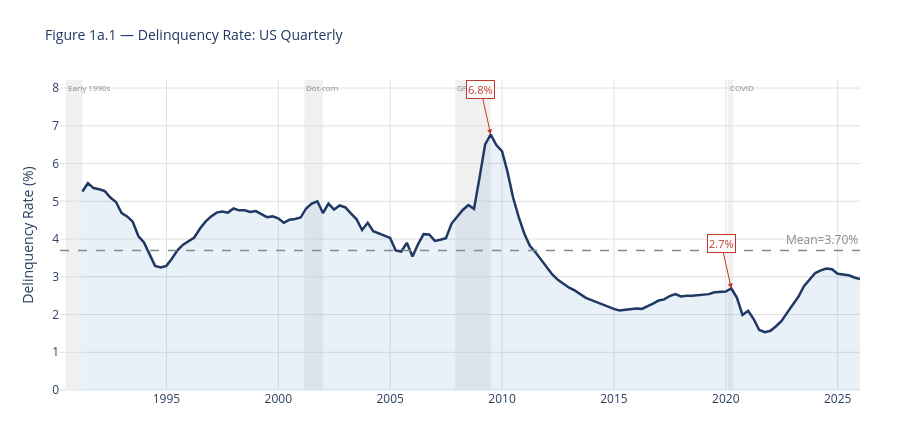
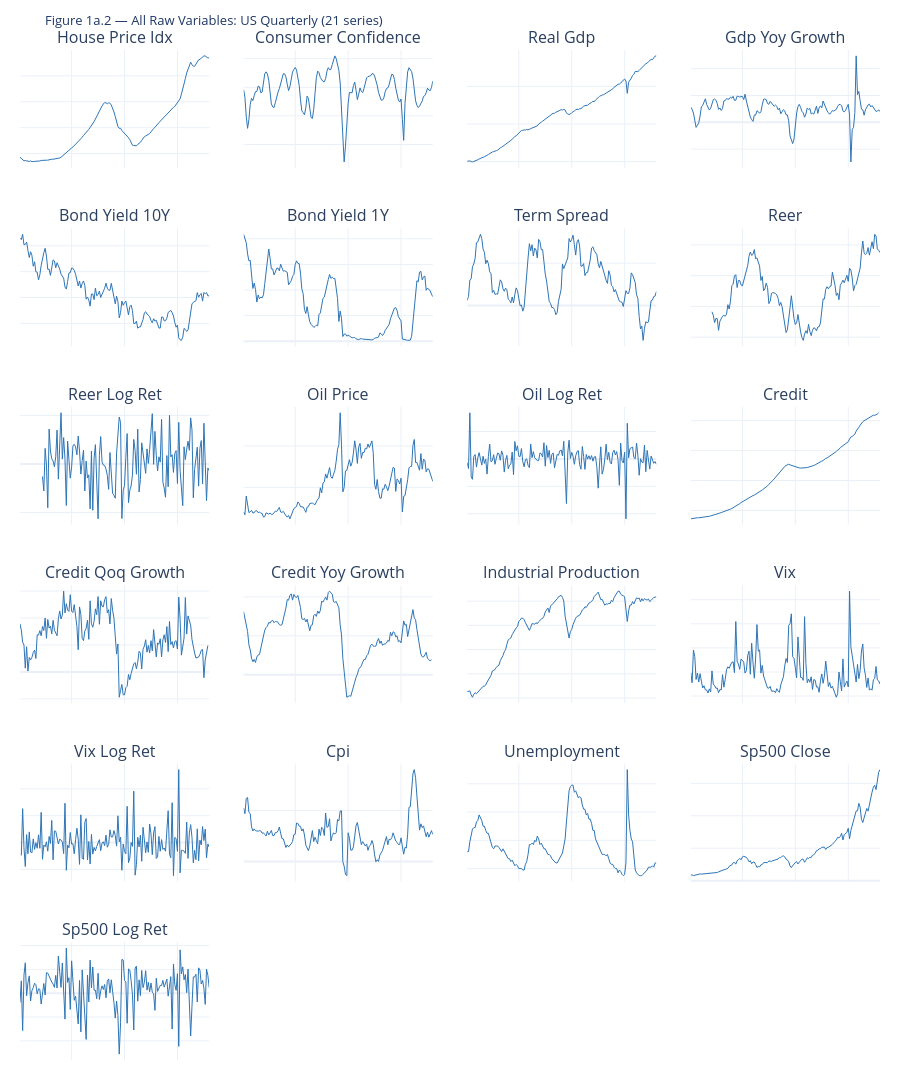

Here is the notebook cell these charts were saved with, in order:
### Code cell
# Figure 1a.1 — Target variable time series
mean_val = df_usq[TARGET_USQ].mean()
fig = go.Figure()
fig.add_trace(go.Scatter(
    x=df_usq.index, y=df_usq[TARGET_USQ], mode='lines',
    line=dict(color=NAVY, width=2.5), fill='tozeroy',
    fillcolor='rgba(46,117,182,0.10)',
    hovertemplate='%{x|%Y Q%q}<br>%{y:.2f}%<extra></extra>'))
fig.add_hline(y=mean_val, line_dash='dash', line_color=GREY, line_width=1.5,
              annotation_text=f'Mean={mean_val:.2f}%',
              annotation_position='top right', annotation_font_color=GREY)
fig = add_recessions(fig, RECESSIONS_USQ)
for s, e in [('2007', '2010'), ('2019', '2021')]:
    sub = df_usq[TARGET_USQ].loc[s:e].dropna()
    if not sub.empty:
        fig.add_annotation(x=sub.idxmax(), y=sub.max(), text=f'{sub.max():.1f}%',
            showarrow=True, arrowhead=2, arrowcolor=RED,
            font=dict(color=RED, size=11), bgcolor='white',
            bordercolor=RED, borderwidth=1, ay=-45)
fig.update_layout(
    title=dict(text='Figure 1a.1 — Delinquency Rate: US Quarterly', font=dict(size=14, color=NAVY)),
    xaxis=dict(showgrid=True, gridcolor='#E0E0E0'),
    yaxis=dict(title='Delinquency Rate (%)', showgrid=True, gridcolor='#E0E0E0'),
    template=TEMPLATE, height=430, margin=dict(t=80, b=40, l=60, r=40))
fig.show()

# Figure 1a.2 — All raw variables overview (native columns only, before Section 2 derivations)
raw_cols = [c for c in raw_usq.columns if c != TARGET_USQ]
ncols = 4
nrows = int(np.ceil(len(raw_cols) / ncols))
fig2 = make_subplots(
    rows=nrows, cols=ncols,
    subplot_titles=[v.replace('us_', '').replace('_', ' ').title() for v in raw_cols],
    vertical_spacing=0.06, horizontal_spacing=0.04)
for i, var in enumerate(raw_cols):
    r, c = i // ncols + 1, i % ncols + 1
    fig2.add_trace(go.Scatter(
        x=df_usq.index, y=df_usq[var], mode='lines',
        line=dict(color=BLUE, width=1.0), showlegend=False), row=r, col=c)
fig2.update_xaxes(showticklabels=False)
fig2.update_yaxes(showticklabels=False)
fig2.update_layout(
    title=dict(text=f'Figure 1a.2 — All Raw Variables: US Quarterly ({len(raw_cols)} series)',
               font=dict(size=13, color=NAVY)),
    template=TEMPLATE, height=nrows * 180,
    margin=dict(t=50, b=20, l=20, r=20))
fig2.show()

### Figure 1 — Plotly figure (JSON) as saved in the notebook; plotly's stock layout.template omitted (floating-point values rounded to 4 significant figures; data arrays with more than 128 entries replaced by an {"elided": "..."} marker saying what was removed)
{"data": [{"fill": "tozeroy", "fillcolor": "rgba(46,117,182,0.10)", "hovertemplate": "%{x|%Y Q%q}<br>%{y:.2f}%<extra></extra>", "line": {"color": "#1F3864", "width": 2.5}, "mode": "lines", "type": "scatter", "x": {"elided": "144 str values"}, "y": {"elided": "144 float values"}}], "layout": {"annotations": [{"font": {"color": "#7F8C8D"}, "showarrow": false, "text": "Mean=3.70%", "x": 1, "xanchor": "right", "xref": "x domain", "y": 3.697, "yanchor": "bottom", "yref": "y"}, {"font": {"color": "#7F8C8D", "size": 8}, "showarrow": false, "text": "Early 1990s", "x": "1990-07-01", "xanchor": "left", "xref": "x", "y": 1, "yanchor": "top", "yref": "y domain"}, {"font": {"color": "#7F8C8D", "size": 8}, "showarrow": false, "text": "Dot-com", "x": "2001-03-01", "xanchor": "left", "xref": "x", "y": 1, "yanchor": "top", "yref": "y domain"}, {"font": {"color": "#7F8C8D", "size": 8}, "showarrow": false, "text": "GFC", "x": "2007-12-01", "xanchor": "left", "xref": "x", "y": 1, "yanchor": "top", "yref": "y domain"}, {"font": {"color": "#7F8C8D", "size": 8}, "showarrow": false, "text": "COVID", "x": "2020-02-01", "xanchor": "left", "xref": "x", "y": 1, "yanchor": "top", "yref": "y domain"}, {"arrowcolor": "#C0392B", "arrowhead": 2, "ay": -45, "bgcolor": "white", "bordercolor": "#C0392B", "borderwidth": 1, "font": {"color": "#C0392B", "size": 11}, "showarrow": true, "text": "6.8%", "x": "2009-06-30T00:00:00", "y": 6.77}, {"arrowcolor": "#C0392B", "arrowhead": 2, "ay": -45, "bgcolor": "white", "bordercolor": "#C0392B", "borderwidth": 1, "font": {"color": "#C0392B", "size": 11}, "showarrow": true, "text": "2.7%", "x": "2020-03-31T00:00:00", "y": 2.69}], "height": 430, "margin": {"b": 40, "l": 60, "r": 40, "t": 80}, "shapes": [{"line": {"color": "#7F8C8D", "dash": "dash", "width": 1.5}, "type": "line", "x0": 0, "x1": 1, "xref": "x domain", "y0": 3.697, "y1": 3.697, "yref": "y"}, {"fillcolor": "lightgrey", "layer": "below", "line": {"width": 0}, "opacity": 0.35, "type": "rect", "x0": "1990-07-01", "x1": "1991-03-31", "xref": "x", "y0": 0, "y1": 1, "yref": "y domain"}, {"fillcolor": "lightgrey", "layer": "below", "line": {"width": 0}, "opacity": 0.35, "type": "rect", "x0": "2001-03-01", "x1": "2001-12-31", "xref": "x", "y0": 0, "y1": 1, "yref": "y domain"}, {"fillcolor": "lightgrey", "layer": "below", "line": {"width": 0}, "opacity": 0.35, "type": "rect", "x0": "2007-12-01", "x1": "2009-06-30", "xref": "x", "y0": 0, "y1": 1, "yref": "y domain"}, {"fillcolor": "lightgrey", "layer": "below", "line": {"width": 0}, "opacity": 0.35, "type": "rect", "x0": "2020-02-01", "x1": "2020-04-30", "xref": "x", "y0": 0, "y1": 1, "yref": "y domain"}], "title": {"font": {"color": "#1F3864", "size": 14}, "text": "Figure 1a.1 — Delinquency Rate: US Quarterly"}, "xaxis": {"gridcolor": "#E0E0E0", "showgrid": true}, "yaxis": {"gridcolor": "#E0E0E0", "showgrid": true, "title": {"text": "Delinquency Rate (%)"}}}}

### Figure 2 — Plotly figure (JSON) as saved in the notebook; plotly's stock layout.template omitted (floating-point values rounded to 4 significant figures; data arrays with more than 128 entries replaced by an {"elided": "..."} marker saying what was removed)
{"data": [{"line": {"color": "#2E75B6", "width": 1}, "mode": "lines", "showlegend": false, "type": "scatter", "x": {"elided": "144 str values"}, "xaxis": "x", "y": {"elided": "144 float values"}, "yaxis": "y"}, {"line": {"color": "#2E75B6", "width": 1}, "mode": "lines", "showlegend": false, "type": "scatter", "x": {"elided": "144 str values"}, "xaxis": "x2", "y": {"elided": "144 float values"}, "yaxis": "y2"}, {"line": {"color": "#2E75B6", "width": 1}, "mode": "lines", "showlegend": false, "type": "scatter", "x": {"elided": "144 str values"}, "xaxis": "x3", "y": {"elided": "144 float values"}, "yaxis": "y3"}, {"line": {"color": "#2E75B6", "width": 1}, "mode": "lines", "showlegend": false, "type": "scatter", "x": {"elided": "144 str values"}, "xaxis": "x4", "y": {"elided": "144 float values"}, "yaxis": "y4"}, {"line": {"color": "#2E75B6", "width": 1}, "mode": "lines", "showlegend": false, "type": "scatter", "x": {"elided": "144 str values"}, "xaxis": "x5", "y": {"elided": "144 float values"}, "yaxis": "y5"}, {"line": {"color": "#2E75B6", "width": 1}, "mode": "lines", "showlegend": false, "type": "scatter", "x": {"elided": "144 str values"}, "xaxis": "x6", "y": {"elided": "144 float values"}, "yaxis": "y6"}, {"line": {"color": "#2E75B6", "width": 1}, "mode": "lines", "showlegend": false, "type": "scatter", "x": {"elided": "144 str values"}, "xaxis": "x7", "y": {"elided": "144 float values"}, "yaxis": "y7"}, {"line": {"color": "#2E75B6", "width": 1}, "mode": "lines", "showlegend": false, "type": "scatter", "x": {"elided": "144 str values"}, "xaxis": "x8", "y": {"elided": "144 float values"}, "yaxis": "y8"}, {"line": {"color": "#2E75B6", "width": 1}, "mode": "lines", "showlegend": false, "type": "scatter", "x": {"elided": "144 str values"}, "xaxis": "x9", "y": {"elided": "144 float values"}, "yaxis": "y9"}, {"line": {"color": "#2E75B6", "width": 1}, "mode": "lines", "showlegend": false, "type": "scatter", "x": {"elided": "144 str values"}, "xaxis": "x10", "y": {"elided": "144 float values"}, "yaxis": "y10"}, {"line": {"color": "#2E75B6", "width": 1}, "mode": "lines", "showlegend": false, "type": "scatter", "x": {"elided": "144 str values"}, "xaxis": "x11", "y": {"elided": "144 float values"}, "yaxis": "y11"}, {"line": {"color": "#2E75B6", "width": 1}, "mode": "lines", "showlegend": false, "type": "scatter", "x": {"elided": "144 str values"}, "xaxis": "x12", "y": {"elided": "144 float values"}, "yaxis": "y12"}, {"line": {"color": "#2E75B6", "width": 1}, "mode": "lines", "showlegend": false, "type": "scatter", "x": {"elided": "144 str values"}, "xaxis": "x13", "y": {"elided": "144 float values"}, "yaxis": "y13"}, {"line": {"color": "#2E75B6", "width": 1}, "mode": "lines", "showlegend": false, "type": "scatter", "x": {"elided": "144 str values"}, "xaxis": "x14", "y": {"elided": "144 float values"}, "yaxis": "y14"}, {"line": {"color": "#2E75B6", "width": 1}, "mode": "lines", "showlegend": false, "type": "scatter", "x": {"elided": "144 str values"}, "xaxis": "x15", "y": {"elided": "144 float values"}, "yaxis": "y15"}, {"line": {"color": "#2E75B6", "width": 1}, "mode": "lines", "showlegend": false, "type": "scatter", "x": {"elided": "144 str values"}, "xaxis": "x16", "y": {"elided": "144 float values"}, "yaxis": "y16"}, {"line": {"color": "#2E75B6", "width": 1}, "mode": "lines", "showlegend": false, "type": "scatter", "x": {"elided": "144 str values"}, "xaxis": "x17", "y": {"elided": "144 float values"}, "yaxis": "y17"}, {"line": {"color": "#2E75B6", "width": 1}, "mode": "lines", "showlegend": false, "type": "scatter", "x": {"elided": "144 str values"}, "xaxis": "x18", "y": {"elided": "144 float values"}, "yaxis": "y18"}, {"line": {"color": "#2E75B6", "width": 1}, "mode": "lines", "showlegend": false, "type": "scatter", "x": {"elided": "144 str values"}, "xaxis": "x19", "y": {"elided": "144 float values"}, "yaxis": "y19"}, {"line": {"color": "#2E75B6", "width": 1}, "mode": "lines", "showlegend": false, "type": "scatter", "x": {"elided": "144 str values"}, "xaxis": "x20", "y": {"elided": "144 float values"}, "yaxis": "y20"}, {"line": {"color": "#2E75B6", "width": 1}, "mode": "lines", "showlegend": false, "type": "scatter", "x": {"elided": "144 str values"}, "xaxis": "x21", "y": {"elided": "144 float values"}, "yaxis": "y21"}], "layout": {"annotations": [{"font": {"size": 16}, "showarrow": false, "text": "House Price Idx", "x": 0.11, "xanchor": "center", "xref": "paper", "y": 1, "yanchor": "bottom", "yref": "paper"}, {"font": {"size": 16}, "showarrow": false, "text": "Consumer Confidence", "x": 0.37, "xanchor": "center", "xref": "paper", "y": 1, "yanchor": "bottom", "yref": "paper"}, {"font": {"size": 16}, "showarrow": false, "text": "Real Gdp", "x": 0.63, "xanchor": "center", "xref": "paper", "y": 1, "yanchor": "bottom", "yref": "paper"}, {"font": {"size": 16}, "showarrow": false, "text": "Gdp Yoy Growth", "x": 0.89, "xanchor": "center", "xref": "paper", "y": 1, "yanchor": "bottom", "yref": "paper"}, {"font": {"size": 16}, "showarrow": false, "text": "Bond Yield 10Y", "x": 0.11, "xanchor": "center", "xref": "paper", "y": 0.8233, "yanchor": "bottom", "yref": "paper"}, {"font": {"size": 16}, "showarrow": false, "text": "Bond Yield 1Y", "x": 0.37, "xanchor": "center", "xref": "paper", "y": 0.8233, "yanchor": "bottom", "yref": "paper"}, {"font": {"size": 16}, "showarrow": false, "text": "Term Spread", "x": 0.63, "xanchor": "center", "xref": "paper", "y": 0.8233, "yanchor": "bottom", "yref": "paper"}, {"font": {"size": 16}, "showarrow": false, "text": "Reer", "x": 0.89, "xanchor": "center", "xref": "paper", "y": 0.8233, "yanchor": "bottom", "yref": "paper"}, {"font": {"size": 16}, "showarrow": false, "text": "Reer Log Ret", "x": 0.11, "xanchor": "center", "xref": "paper", "y": 0.6467, "yanchor": "bottom", "yref": "paper"}, {"font": {"size": 16}, "showarrow": false, "text": "Oil Price", "x": 0.37, "xanchor": "center", "xref": "paper", "y": 0.6467, "yanchor": "bottom", "yref": "paper"}, {"font": {"size": 16}, "showarrow": false, "text": "Oil Log Ret", "x": 0.63, "xanchor": "center", "xref": "paper", "y": 0.6467, "yanchor": "bottom", "yref": "paper"}, {"font": {"size": 16}, "showarrow": false, "text": "Credit", "x": 0.89, "xanchor": "center", "xref": "paper", "y": 0.6467, "yanchor": "bottom", "yref": "paper"}, {"font": {"size": 16}, "showarrow": false, "text": "Credit Qoq Growth", "x": 0.11, "xanchor": "center", "xref": "paper", "y": 0.47, "yanchor": "bottom", "yref": "paper"}, {"font": {"size": 16}, "showarrow": false, "text": "Credit Yoy Growth", "x": 0.37, "xanchor": "center", "xref": "paper", "y": 0.47, "yanchor": "bottom", "yref": "paper"}, {"font": {"size": 16}, "showarrow": false, "text": "Industrial Production", "x": 0.63, "xanchor": "center", "xref": "paper", "y": 0.47, "yanchor": "bottom", "yref": "paper"}, {"font": {"size": 16}, "showarrow": false, "text": "Vix", "x": 0.89, "xanchor": "center", "xref": "paper", "y": 0.47, "yanchor": "bottom", "yref": "paper"}, {"font": {"size": 16}, "showarrow": false, "text": "Vix Log Ret", "x": 0.11, "xanchor": "center", "xref": "paper", "y": 0.2933, "yanchor": "bottom", "yref": "paper"}, {"font": {"size": 16}, "showarrow": false, "text": "Cpi", "x": 0.37, "xanchor": "center", "xref": "paper", "y": 0.2933, "yanchor": "bottom", "yref": "paper"}, {"font": {"size": 16}, "showarrow": false, "text": "Unemployment", "x": 0.63, "xanchor": "center", "xref": "paper", "y": 0.2933, "yanchor": "bottom", "yref": "paper"}, {"font": {"size": 16}, "showarrow": false, "text": "Sp500 Close", "x": 0.89, "xanchor": "center", "xref": "paper", "y": 0.2933, "yanchor": "bottom", "yref": "paper"}, {"font": {"size": 16}, "showarrow": false, "text": "Sp500 Log Ret", "x": 0.11, "xanchor": "center", "xref": "paper", "y": 0.1167, "yanchor": "bottom", "yref": "paper"}], "height": 1080, "margin": {"b": 20, "l": 20, "r": 20, "t": 50}, "title": {"font": {"color": "#1F3864", "size": 13}, "text": "Figure 1a.2 — All Raw Variables: US Quarterly (21 series)"}, "xaxis": {"anchor": "y", "domain": [0, 0.22], "showticklabels": false}, "xaxis10": {"anchor": "y10", "domain": [0.26, 0.48], "showticklabels": false}, "xaxis11": {"anchor": "y11", "domain": [0.52, 0.74], "showticklabels": false}, "xaxis12": {"anchor": "y12", "domain": [0.78, 1], "showticklabels": false}, "xaxis13": {"anchor": "y13", "domain": [0, 0.22], "showticklabels": false}, "xaxis14": {"anchor": "y14", "domain": [0.26, 0.48], "showticklabels": false}, "xaxis15": {"anchor": "y15", "domain": [0.52, 0.74], "showticklabels": false}, "xaxis16": {"anchor": "y16", "domain": [0.78, 1], "showticklabels": false}, "xaxis17": {"anchor": "y17", "domain": [0, 0.22], "showticklabels": false}, "xaxis18": {"anchor": "y18", "domain": [0.26, 0.48], "showticklabels": false}, "xaxis19": {"anchor": "y19", "domain": [0.52, 0.74], "showticklabels": false}, "xaxis2": {"anchor": "y2", "domain": [0.26, 0.48], "showticklabels": false}, "xaxis20": {"anchor": "y20", "domain": [0.78, 1], "showticklabels": false}, "xaxis21": {"anchor": "y21", "domain": [0, 0.22], "showticklabels": false}, "xaxis22": {"anchor": "y22", "domain": [0.26, 0.48], "showticklabels": false}, "xaxis23": {"anchor": "y23", "domain": [0.52, 0.74], "showticklabels": false}, "xaxis24": {"anchor": "y24", "domain": [0.78, 1], "showticklabels": false}, "xaxis3": {"anchor": "y3", "domain": [0.52, 0.74], "showticklabels": false}, "xaxis4": {"anchor": "y4", "domain": [0.78, 1], "showticklabels": false}, "xaxis5": {"anchor": "y5", "domain": [0, 0.22], "showticklabels": false}, "xaxis6": {"anchor": "y6", "domain": [0.26, 0.48], "showticklabels": false}, "xaxis7": {"anchor": "y7", "domain": [0.52, 0.74], "showticklabels": false}, "xaxis8": {"anchor": "y8", "domain": [0.78, 1], "showticklabels": false}, "xaxis9": {"anchor": "y9", "domain": [0, 0.22], "showticklabels": false}, "yaxis": {"anchor": "x", "domain": [0.8833, 1], "showticklabels": false}, "yaxis10": {"anchor": "x10", "domain": [0.53, 0.6467], "showticklabels": false}, "yaxis11": {"anchor": "x11", "domain": [0.53, 0.6467], "showticklabels": false}, "yaxis12": {"anchor": "x12", "domain": [0.53, 0.6467], "showticklabels": false}, "yaxis13": {"anchor": "x13", "domain": [0.3533, 0.47], "showticklabels": false}, "yaxis14": {"anchor": "x14", "domain": [0.3533, 0.47], "showticklabels": false}, "yaxis15": {"anchor": "x15", "domain": [0.3533, 0.47], "showticklabels": false}, "yaxis16": {"anchor": "x16", "domain": [0.3533, 0.47], "showticklabels": false}, "yaxis17": {"anchor": "x17", "domain": [0.1767, 0.2933], "showticklabels": false}, "yaxis18": {"anchor": "x18", "domain": [0.1767, 0.2933], "showticklabels": false}, "yaxis19": {"anchor": "x19", "domain": [0.1767, 0.2933], "showticklabels": false}, "yaxis2": {"anchor": "x2", "domain": [0.8833, 1], "showticklabels": false}, "yaxis20": {"anchor": "x20", "domain": [0.1767, 0.2933], "showticklabels": false}, "yaxis21": {"anchor": "x21", "domain": [0, 0.1167], "showticklabels": false}, "yaxis22": {"anchor": "x22", "domain": [0, 0.1167], "showticklabels": false}, "yaxis23": {"anchor": "x23", "domain": [0, 0.1167], "showticklabels": false}, "yaxis24": {"anchor": "x24", "domain": [0, 0.1167], "showticklabels": false}, "yaxis3": {"anchor": "x3", "domain": [0.8833, 1], "showticklabels": false}, "yaxis4": {"anchor": "x4", "domain": [0.8833, 1], "showticklabels": false}, "yaxis5": {"anchor": "x5", "domain": [0.7067, 0.8233], "showticklabels": false}, "yaxis6": {"anchor": "x6", "domain": [0.7067, 0.8233], "showticklabels": false}, "yaxis7": {"anchor": "x7", "domain": [0.7067, 0.8233], "showticklabels": false}, "yaxis8": {"anchor": "x8", "domain": [0.7067, 0.8233], "showticklabels": false}, "yaxis9": {"anchor": "x9", "domain": [0.53, 0.6467], "showticklabels": false}}}
